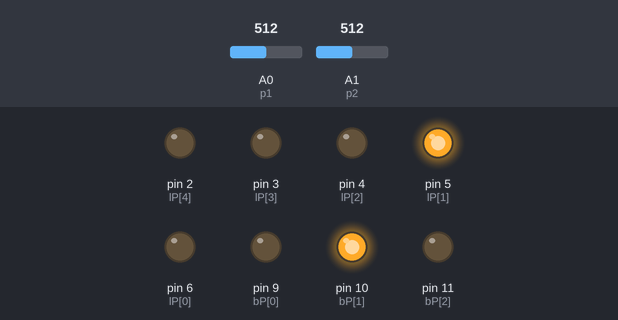
This sketch was run on a simulated Arduino Uno, built with avr-gcc and run on an emulated ATmega328P. Parts: output pins drawn as LEDs (lit = HIGH). Dashed ring = blinking. Inputs (shaded band) come from the test bench; at power-on: A0 (p1) = 512, A1 (p2) = 512.

Above: at 3.4 s.
3.5 s: A0 (p1) set to 349
10.6 s: A0 (p1) set to 330
At 13.5 s:
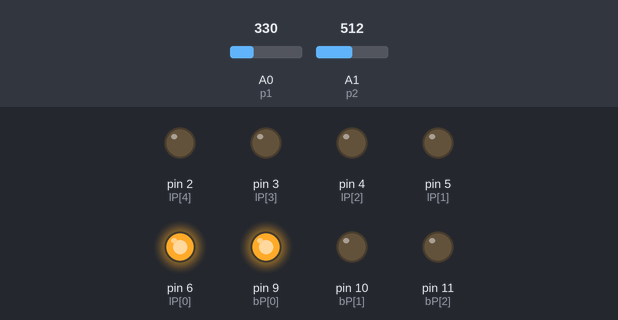
16.2 s: A0 (p1) set to 692
At 18.7 s:
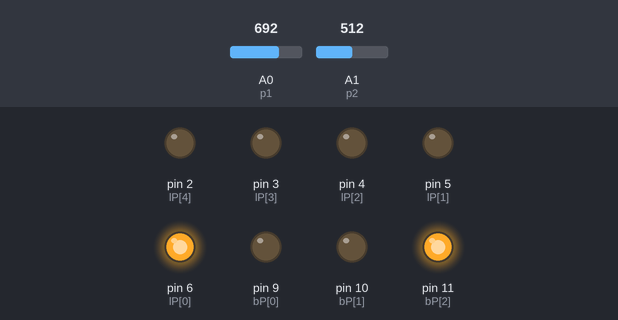
21.4 s: A1 (p2) set to 122
24.9 s: A1 (p2) set to 306
At 25.76 s:
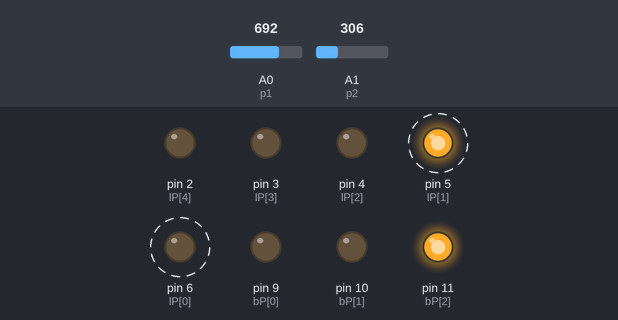
28.4 s: A0 (p1) set to 665
At 28.76 s:
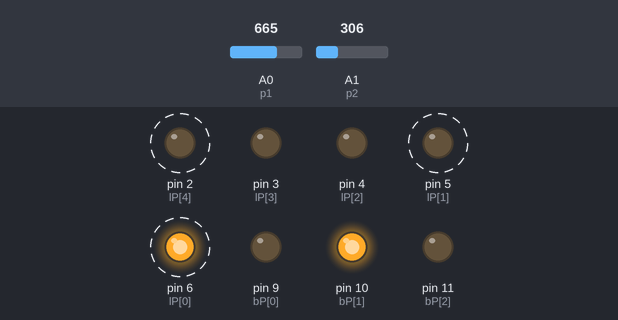
Timing chart, 0 to 32.9 s (numbered marks = the images above; inputs shaded):
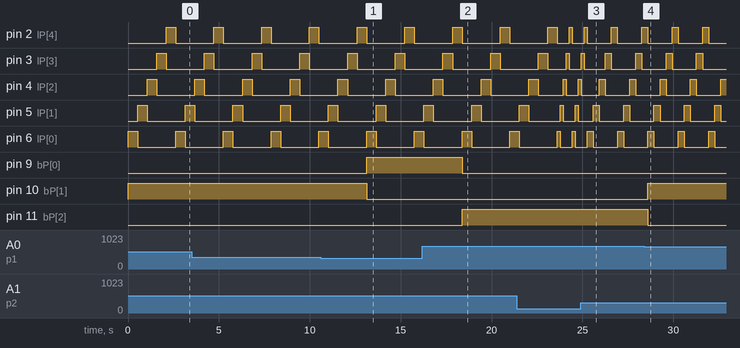

Measured:
- the behaviour switches between 342 and 341 on A0 (p1) (found by bisection; images 0 and 1)
- the behaviour switches between 683 and 682 on A0 (p1) (found by bisection; images 3 and 4)
- after the input at 10.6 s, pin 9 (bP[0]): LOW → HIGH after 2.5 s; pin 10 (bP[1]): HIGH → LOW after 2.5 s
- after the input at 16.2 s, pin 9 (bP[0]): HIGH → LOW after 2.2 s; pin 11 (bP[2]): LOW → HIGH after 2.2 s
- after the input at 24.9 s, pin 5 (lP[1]): alternates HIGH for 0.33 s and LOW for 1.3 s, starting after 0.69 s; pin 6 (lP[0]): HIGH → LOW after 0.69 s, → HIGH 1.3 s later, → LOW 0.33 s later
- after the input at 28.4 s, pin 10 (bP[1]): LOW → HIGH after 0.20 s; pin 11 (bP[2]): HIGH → LOW after 0.20 s
- by itself, pin 2 (lP[4]), pin 3 (lP[3]), pin 4 (lP[2]), pin 5 (lP[1]), pin 6 (lP[0]): alternates HIGH for 0.53 s and LOW for 2.1 s

The sketch:

Prakhar_240763_week0.ino
```cpp
const int p1 = A0;
const int p2 = A1;
const int bP[3] = {9, 10,11};
const int lP[5] = {6, 5, 4, 3, 2};

int cL = 0;

void setup() {
  for (int i = 0; i < 3; i++) {
    pinMode(bP[i], OUTPUT);
    digitalWrite(bP[i], LOW);
  }
  for (int i = 0; i < 5; i++) {
    pinMode(lP[i], OUTPUT);
    digitalWrite(lP[i], LOW);
  }
  Serial.begin(9600);
}

void loop(){
	int p1V = analogRead(p1), p2V = analogRead(p2);
  int hbV = p1V<=341?0:p1V<=682?1:2;
  for(int i=0;i<3;i++)
    digitalWrite(bP[i], i==hbV?HIGH:LOW);
  int dT = map(p2V, 0, 1023, 50, 1000);
  for(int i=cL>0?cL:0;i<5;i++){
    cL = (cL+1)%5;
    digitalWrite(lP[i], HIGH);
    delay(dT);
	digitalWrite(lP[i], LOW);
  }
}

// tindercad link - https://www.tinkercad.com/things/5BqMECcQIqI-240763-week0?sharecode=K4YUM484q-_0O7UPnKUv8Z472QgNJr-Iuq2qLPd8RRI
```
